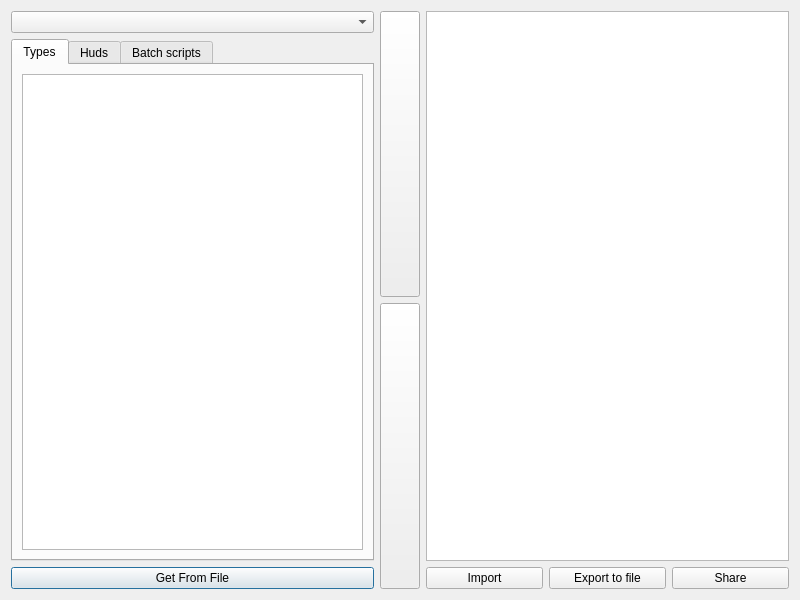
<?xml version="1.0" encoding="UTF-8"?>
<ui version="4.0">
 <class>MainWindow</class>
 <widget class="QDialog" name="MainWindow">
  <property name="geometry">
   <rect>
    <x>0</x>
    <y>0</y>
    <width>800</width>
    <height>600</height>
   </rect>
  </property>
  <property name="windowTitle">
   <string>Transfert</string>
  </property>
  <layout class="QHBoxLayout" name="horizontalLayout">
   <item>
    <layout class="QVBoxLayout" name="verticalLayout_6">
     <item>
      <widget class="QComboBox" name="projectComboBox"/>
     </item>
     <item>
      <widget class="QTabWidget" name="typeTabWidget">
       <property name="currentIndex">
        <number>0</number>
       </property>
       <widget class="QWidget" name="tab_3">
        <attribute name="title">
         <string>Types</string>
        </attribute>
        <layout class="QVBoxLayout" name="verticalLayout_3">
         <item>
          <widget class="QListWidget" name="typesListWidget">
           <property name="selectionMode">
            <enum>QAbstractItemView::ExtendedSelection</enum>
           </property>
          </widget>
         </item>
        </layout>
       </widget>
       <widget class="QWidget" name="tab_4">
        <attribute name="title">
         <string>Huds</string>
        </attribute>
        <layout class="QVBoxLayout" name="verticalLayout_4">
         <item>
          <widget class="QListWidget" name="hudListWidget">
           <property name="selectionMode">
            <enum>QAbstractItemView::ExtendedSelection</enum>
           </property>
          </widget>
         </item>
        </layout>
       </widget>
       <widget class="QWidget" name="tab_5">
        <attribute name="title">
         <string>Batch scripts</string>
        </attribute>
        <layout class="QVBoxLayout" name="verticalLayout_5">
         <item>
          <widget class="QListWidget" name="batchListWidget">
           <property name="selectionMode">
            <enum>QAbstractItemView::ExtendedSelection</enum>
           </property>
          </widget>
         </item>
        </layout>
       </widget>
      </widget>
     </item>
     <item>
      <widget class="QPushButton" name="pathButton">
       <property name="text">
        <string>Get From File</string>
       </property>
      </widget>
     </item>
    </layout>
   </item>
   <item>
    <layout class="QVBoxLayout" name="verticalLayout_2">
     <item>
      <widget class="QPushButton" name="addButton">
       <property name="sizePolicy">
        <sizepolicy hsizetype="Minimum" vsizetype="MinimumExpanding">
         <horstretch>0</horstretch>
         <verstretch>0</verstretch>
        </sizepolicy>
       </property>
       <property name="maximumSize">
        <size>
         <width>40</width>
         <height>16777215</height>
        </size>
       </property>
       <property name="text">
        <string/>
       </property>
      </widget>
     </item>
     <item>
      <widget class="QPushButton" name="removeButton">
       <property name="sizePolicy">
        <sizepolicy hsizetype="Minimum" vsizetype="MinimumExpanding">
         <horstretch>0</horstretch>
         <verstretch>0</verstretch>
        </sizepolicy>
       </property>
       <property name="maximumSize">
        <size>
         <width>40</width>
         <height>16777215</height>
        </size>
       </property>
       <property name="text">
        <string/>
       </property>
      </widget>
     </item>
    </layout>
   </item>
   <item>
    <layout class="QVBoxLayout" name="verticalLayout">
     <item>
      <widget class="QListWidget" name="importListWidget">
       <property name="selectionMode">
        <enum>QAbstractItemView::ExtendedSelection</enum>
       </property>
      </widget>
     </item>
     <item>
      <layout class="QHBoxLayout" name="horizontalLayout_4">
       <item>
        <widget class="QPushButton" name="importButton">
         <property name="text">
          <string>Import</string>
         </property>
        </widget>
       </item>
       <item>
        <widget class="QPushButton" name="exportButton">
         <property name="text">
          <string>Export to file</string>
         </property>
        </widget>
       </item>
       <item>
        <widget class="QPushButton" name="shareButton">
         <property name="text">
          <string>Share</string>
         </property>
        </widget>
       </item>
      </layout>
     </item>
    </layout>
   </item>
  </layout>
 </widget>
 <resources/>
 <connections/>
</ui>
